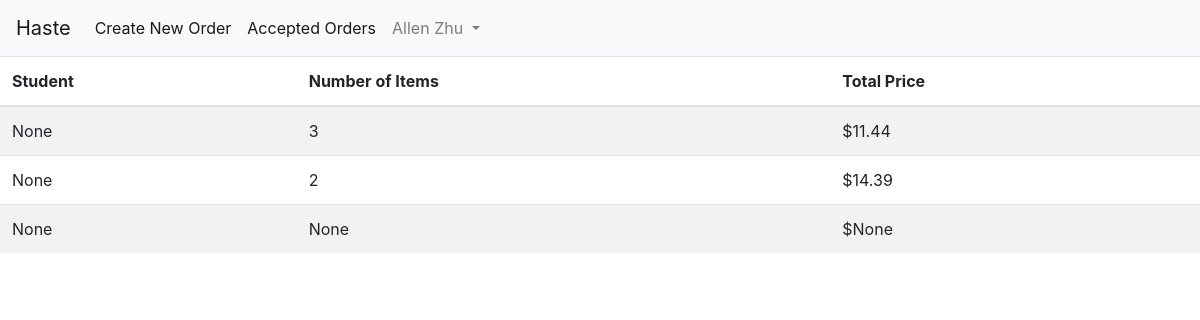
Page /home (signed in) on the earlier database version.
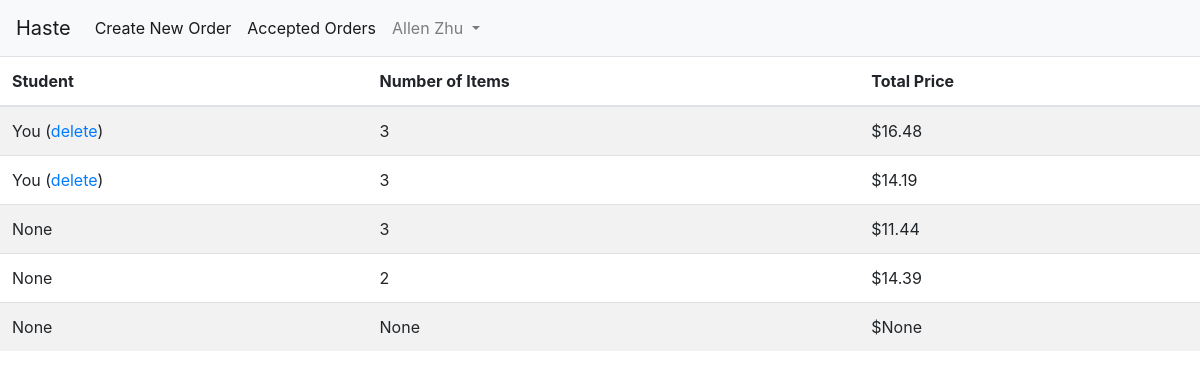
Same page on the later database version.
### app/models.py (models this page shows, shortened)
class User(UserMixin, db.Model):
    id = db.Column(db.Integer, primary_key=True)
    phone = db.Column(db.String(10), index=True, unique=True)
    email = db.Column(db.String(128), index=True, unique=True)
    password_hash = db.Column(db.String(128))
    first_name = db.Column(db.String(48))
    last_name = db.Column(db.String(48))
    school = db.Column(db.String(128), index=True)
    orders = db.relationship('Order', foreign_keys='[Order.placed_by]', backref='author', lazy='dynamic')
    completed_orders = db.relationship('Order', foreign_keys='[Order.accepted_by]', backref='shopper', lazy='dynamic')
    balance = db.Column(db.Float, default=0)

class Order(db.Model):
    id = db.Column(db.Integer, primary_key=True)
    time_of_order = db.Column(db.DateTime, default=datetime.utcnow)
    placed_by = db.Column(db.Integer, db.ForeignKey('user.id'))
    accepted_by = db.Column(db.Integer, db.ForeignKey('user.id'))
    completed = db.Column(db.Boolean, default=False)
    contents = db.relationship('Content', backref='cart', lazy='dynamic')

### app/main/routes.py (the view)
@bp.route('/home', methods=['GET', 'POST'])
@login_required
def home():
    orders = Order.query.filter_by(accepted_by=None).order_by(desc(Order.time_of_order)).all()
    quantity_price = []
    for order in orders:
        quantity = Content.query.with_entities(func.sum(Content.quantity).label('total_q')).filter(Content.order_id==order.id)[0].total_q
        price = db.engine.execute("SELECT ROUND(SUM(content.quantity * item.price), 2) as sum FROM content JOIN item ON content.item_id=item.id WHERE order_id=:val", {'val': order.id})
        sum = 0
        for row in price:
            sum = row['sum']
        quantity_price.append({'quantity': quantity, 'sum': sum})
        print(quantity)
        print(sum)
    return render_template('home.html', rqp=zip(orders, quantity_price))

### app/models.py (called while the page is built)
@login.user_loader
def load_user(id):
    return User.query.get(int(id))

### app/templates/home.html (shortened to what this page needs)
{% extends "base.html" %}
{% block content %}
<table id="order-feed" class="table table-striped table-hover">
    <thead>
        <tr>
            <th scope="col">Student</th>
            <th scope="col">Number of Items</th>
            <th scope="col">Total Price</th>
        </tr>
    </thead>
    <tbody>
        {% for order, qp in rqp %}
            <tr class='clickable-row' data-href="{{ url_for('main.order', id=order.id) }}">
                {% if current_user.id==order.placed_by %}
                <td>You (<a href="{{ url_for('main.delete_order', id=order.id) }}">delete</a>)</td>
                {% else %}
                <td scope="row">{{ order.author.first_name }}</td>
                {% endif %}
                <td scope="row">{{ qp['quantity'] }}</td>
                <td scope="row">${{ qp['sum'] }}</td>
            </tr>
        {% endfor %}
    </tbody>
</table>
{% endblock %}

### app/templates/base.html (shortened to what this page needs)
<!DOCTYPE html>
<html>
<head>
    <link href="https://stackpath.bootstrapcdn.com/bootstrap/4.1.3/css/bootstrap.min.css" rel="stylesheet">
    <link rel="stylesheet" type="text/css" href= "{{ url_for('static',filename='styles.css') }}">
</head>
<body>
    <nav class="navbar navbar-expand-lg navbar-light bg-light">
        <a class="navbar-brand" href="{{ url_for('main.home') }}">Haste</a>
        <div class="collapse navbar-collapse" id="navbarSupportedContent">
            <ul class="navbar-nav mr-auto">
            <li class="nav-item active">
                <a class="nav-link" href="{{ url_for('main.new_order') }}">Create New Order<span class="sr-only">(current)</span></a>
            </li>
            <li class="nav-item active">
                    <a class="nav-link" href="{{ url_for('main.accepted_orders') }}">Accepted Orders<span class="sr-only">(current)</span></a>
            </li>
            <li class="nav-item dropdown">
                <a class="nav-link dropdown-toggle" href="#" id="navbarDropdown" role="button" data-toggle="dropdown" aria-haspopup="true" aria-expanded="false">
                    {{ current_user.first_name }} {{ current_user.last_name }}
                </a>
            </li>
            </ul>
        </div>
    </nav>
    {% block content %}{% endblock %}
</body>

Differences in the rows shown:
added Order: quantity "3", sum "16.48"
added Order: quantity "3", sum "14.19"
